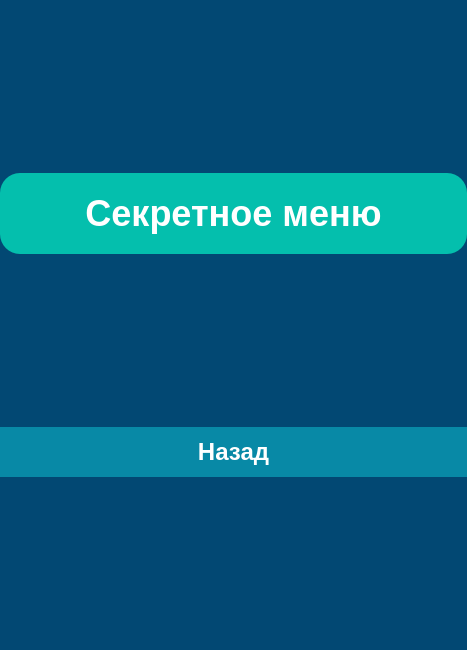
<?xml version="1.0" encoding="UTF-8"?>
<ui version="4.0">
 <class>SecretMenu</class>
 <widget class="QWidget" name="SecretMenu">
  <property name="geometry">
   <rect>
    <x>0</x>
    <y>0</y>
    <width>467</width>
    <height>650</height>
   </rect>
  </property>
  <property name="styleSheet">
   <string notr="true">QWidget#SecretMenu {
	background-color: #024873;
}
</string>
  </property>
  <layout class="QVBoxLayout" name="verticalLayout" stretch="0,0,0,0,0">
   <property name="spacing">
    <number>0</number>
   </property>
   <property name="leftMargin">
    <number>0</number>
   </property>
   <property name="topMargin">
    <number>0</number>
   </property>
   <property name="rightMargin">
    <number>0</number>
   </property>
   <property name="bottomMargin">
    <number>0</number>
   </property>
   <item>
    <spacer name="verticalSpacer_top">
     <property name="orientation">
      <enum>Qt::Orientation::Vertical</enum>
     </property>
     <property name="sizeHint" stdset="0">
      <size>
       <width>20</width>
       <height>200</height>
      </size>
     </property>
    </spacer>
   </item>
   <item>
    <widget class="QLabel" name="lbl_secret_title">
     <property name="styleSheet">
      <string notr="true">QLabel {
	font-family: &quot;Open Sans&quot;;
	font-size: 36px;
	font-weight: 600;
	color: #FFFFFF;
	background-color: #04BFAD;
	padding: 20px;
	border-radius: 20px;
}</string>
     </property>
     <property name="text">
      <string>Секретное меню</string>
     </property>
     <property name="alignment">
      <set>Qt::AlignmentFlag::AlignCenter</set>
     </property>
    </widget>
   </item>
   <item>
    <spacer name="verticalSpacer_middle">
     <property name="orientation">
      <enum>Qt::Orientation::Vertical</enum>
     </property>
     <property name="sizeHint" stdset="0">
      <size>
       <width>20</width>
       <height>200</height>
      </size>
     </property>
    </spacer>
   </item>
   <item>
    <widget class="QPushButton" name="btn_back">
     <property name="minimumSize">
      <size>
       <width>100</width>
       <height>50</height>
      </size>
     </property>
     <property name="styleSheet">
      <string notr="true">QPushButton {
	font-family: &quot;Open Sans&quot;;
	font-size: 24px;
	font-weight: 600;
	background-color: #0889A6;
	color: #FFFFFF;
	border-radius: 35px;
	border: none;
	min-width: 100px;
	min-height: 50px;
}
QPushButton:pressed {
	background-color: #F7E425;
	color: #FFFFFF;
}</string>
     </property>
     <property name="text">
      <string>Назад</string>
     </property>
    </widget>
   </item>
   <item>
    <spacer name="verticalSpacer_bottom">
     <property name="orientation">
      <enum>Qt::Orientation::Vertical</enum>
     </property>
     <property name="sizeHint" stdset="0">
      <size>
       <width>20</width>
       <height>200</height>
      </size>
     </property>
    </spacer>
   </item>
  </layout>
 </widget>
 <resources/>
 <connections/>
</ui>
